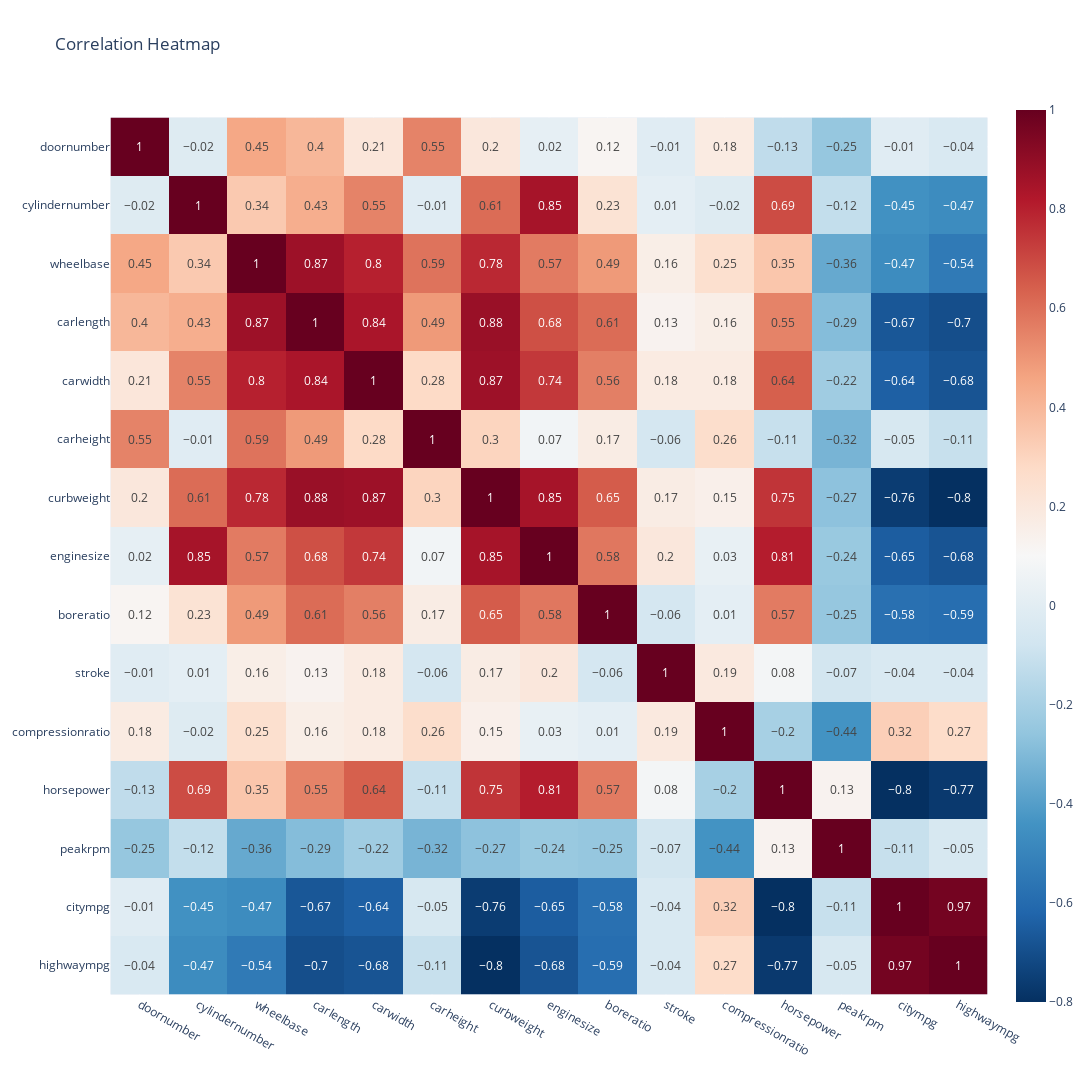

Source (notebook cell):
### Markdown cell above
## Correlation Map of numerical_columns

### Code cell
# correlation map for numerical_columns
correlation_matrix = df[numerical_columns].corr().round(2)
# Heatmap mit Plotly Express
fig = px.imshow(
    correlation_matrix,
    text_auto=True,         # Werte direkt in die Zellen schreiben
    color_continuous_scale='RdBu_r',  # entspricht 'coolwarm'
    title="Correlation Heatmap"
)
fig.update_layout(width=1200, height=1200)
fig.show()

### Figure 1 — Plotly figure (JSON) as saved in the notebook; plotly's stock layout.template omitted (floating-point values rounded to 4 significant figures; data arrays with more than 128 entries replaced by an {"elided": "..."} marker saying what was removed)
{"data": [{"coloraxis": "coloraxis", "hovertemplate": "x: %{x}<br>y: %{y}<br>color: %{z}<extra></extra>", "name": "0", "texttemplate": "%{z}", "type": "heatmap", "x": ["doornumber", "cylindernumber", "wheelbase", "carlength", "carwidth", "carheight", "curbweight", "enginesize", "boreratio", "stroke", "compressionratio", "horsepower", "peakrpm", "citympg", "highwaympg"], "xaxis": "x", "y": ["doornumber", "cylindernumber", "wheelbase", "carlength", "carwidth", "carheight", "curbweight", "enginesize", "boreratio", "stroke", "compressionratio", "horsepower", "peakrpm", "citympg", "highwaympg"], "yaxis": "y", "z": {"elided": "15x15 float values"}}], "layout": {"coloraxis": {"colorscale": [[0, "rgb(5,48,97)"], [0.1, "rgb(33,102,172)"], [0.2, "rgb(67,147,195)"], [0.3, "rgb(146,197,222)"], [0.4, "rgb(209,229,240)"], [0.5, "rgb(247,247,247)"], [0.6, "rgb(253,219,199)"], [0.7, "rgb(244,165,130)"], [0.8, "rgb(214,96,77)"], [0.9, "rgb(178,24,43)"], [1, "rgb(103,0,31)"]]}, "height": 1200, "title": {"text": "Correlation Heatmap"}, "width": 1200, "xaxis": {"anchor": "y", "constrain": "domain", "domain": [0, 1], "scaleanchor": "y"}, "yaxis": {"anchor": "x", "autorange": "reversed", "constrain": "domain", "domain": [0, 1]}}}
